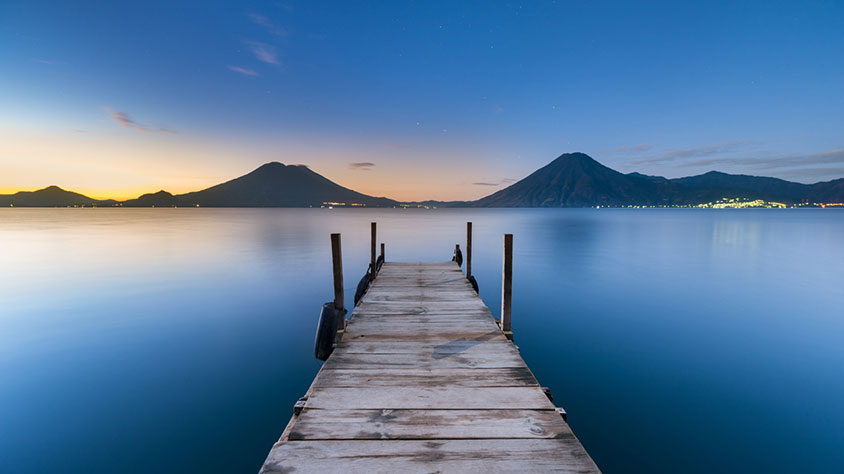
#> input picture Lab1/atitlan.jpg, 844 x 474 px
$ jupyter execute --allow-errors Lab1.ipynb
#> lines starting #> are read from the running program, lines starting #| are printed output that depends on the picture
# Importing Libraries

[cell 1]
import cv2
import numpy as np
import sys

#Image to be used for all problems

# Problem 1: Extracting each RGB channel from image

[cell 2]
def channels(image,color):
#> called with image = 'atitlan.jpg', color = 3
    imgStr = image
    img =cv2.imread(imgStr)
#> img is the input picture: shape (474, 844, 3); mean B, G, R 159.9, 124.7, 90.1
    height = img.shape[0]
#> height = 474
    width = img.shape[1]
#> width = 844
    channels = img.shape[2]
#> channels = 3
    out = np.zeros((height,width,3))

    if color == 1:
        for i in range(height):
            for j in range(width):
                pixel = img[i,j]


                blue = pixel[0]
                out[i,j]=[blue,0,0]
        cv2.imshow("blue channel",out)
        print("azul")


    elif color == 2:
        for i in range(height):
            for j in range(width):
                pixel = img[i,j]


                green = pixel[1]
                out[i,j]=[0,green,0]
        cv2.imshow("green channel",out)
        print("verde")

    elif color == 3:
        for i in range(height):
            for j in range(width):
                pixel = img[i,j]


                red = pixel[2]
                out[i,j]=[0,0,red]
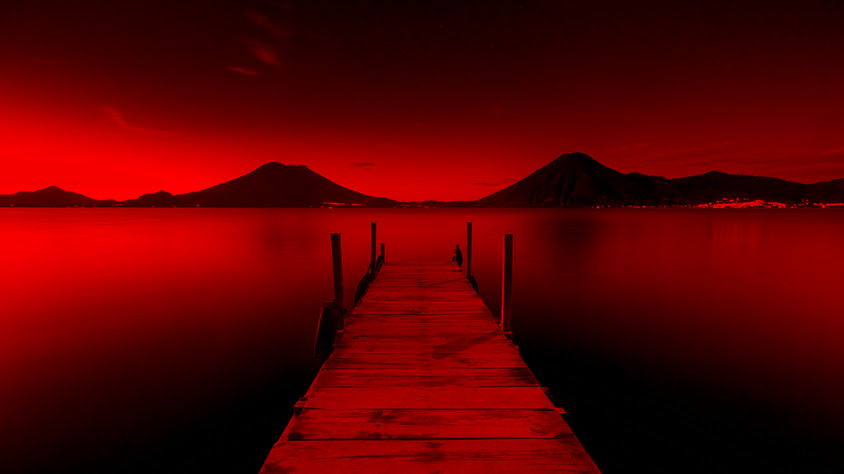
#> out: shape (474, 844, 3) float64; mean B, G, R 0, 0, 90.1
        cv2.imshow("red channel",out)
        print("rojo")

    elif color == 10:
        for i in range(height):
            for j in range(width):
                pixel = img[i,j]


                green = pixel[1]
                red = pixel[2]
                out[i,j]=[0,green,red]
        cv2.imshow("green and red channel",out)


        print("rojo y verde")
    elif color == 20:
        for i in range(height):
            for j in range(width):
                pixel = img[i,j]


                green = pixel[1]
                blue = pixel[0]
                out[i,j]=[blue,green,0]
        cv2.imshow("green and blue channel",out)
        print("verde y azul")
    elif color == 30:
        for i in range(height):
            for j in range(width):
                pixel = img[i,j]


                blue = pixel[0]
                red = pixel[2]
                out[i,j]=[blue,0,red]
        cv2.imshow("blue and red channel",out)
        print("azul y rojo")
    else:
        print("try again")

    cv2.waitKey(0)
    cv2.destroyAllWindows()
    sys.exit()

#> (a cell that did not finish here is left out)

## Problem 3: Image creation from RGB components

[cell 4]
salida_azul = "imagen2\imagen2_salida_gray_azul.jpg"
salida_rojo ="imagen2\imagen2_salida_gray_rojo.jpg"
salida_verde ="imagen2\imagen2_salida_gray_verde.jpg"
salida_azul1 = "imagen1\imagen1_salida_gray_azul.jpg"
salida_rojo1 ="imagen1\imagen1_salida_gray_rojo.jpg"
salida_verde1 ="imagen1\imagen1_salida_gray_verde.jpg"


img_azul = cv2.imread(salida_azul)
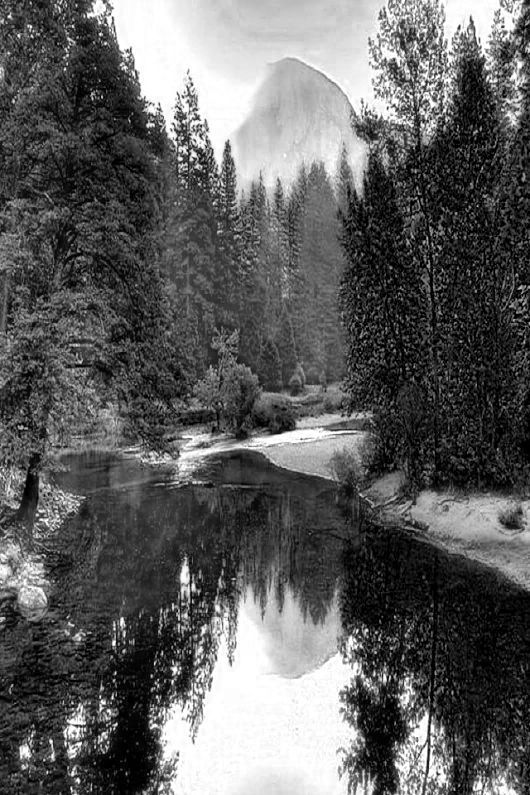
#> input picture Lab1/imagen2/imagen2_salida_gray_azul.jpg, 530 x 795 px, found by its file name
#> img_azul is the input picture: shape (795, 530, 3); min 0, max 255, mean 95.1
img_verde = cv2.imread(salida_verde)
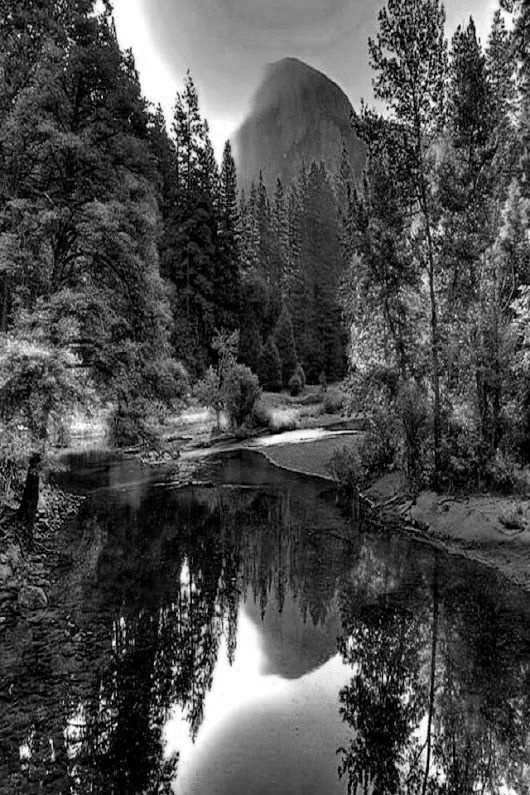
#> input picture Lab1/imagen2/imagen2_salida_gray_verde.jpg, 530 x 795 px, found by its file name
#> img_verde is the input picture: shape (795, 530, 3); min 0, max 255, mean 75.3
img_rojo = cv2.imread(salida_rojo)
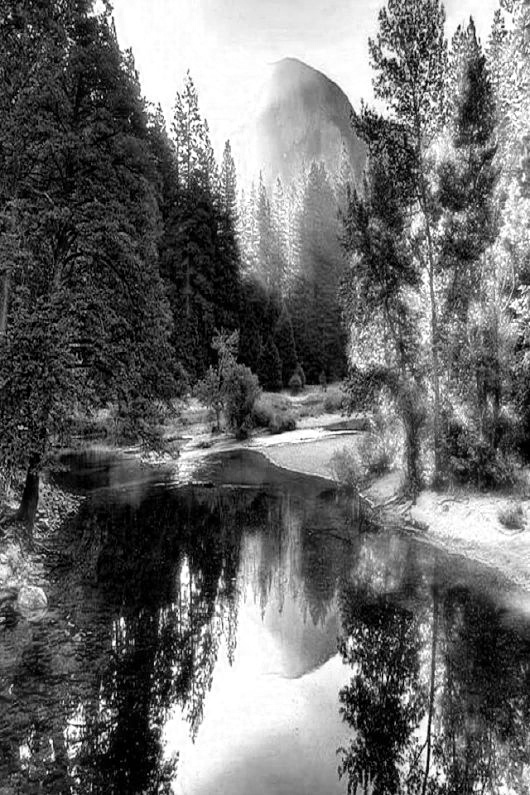
#> input picture Lab1/imagen2/imagen2_salida_gray_rojo.jpg, 530 x 795 px, found by its file name
#> img_rojo is the input picture: shape (795, 530, 3); min 0, max 255, mean 106.5

[cell 5]
def image_creation(blue_image,green_image,red_image):
#> called with blue_image = 'imagen2\\imagen2_salida_gray_azul.jpg', green_image = 'imagen2\\imagen2_salida_gray_verde.jpg', red_image = 'imagen2\\imagen2_salida_gray_rojo.jpg'
    blue = cv2.imread(blue_image)
    green = cv2.imread(green_image)
    red = cv2.imread(red_image)
    RGB = np.zeros((blue.shape[0], blue.shape[1], blue.shape[2]),)
    ##slicing to avoid for loops
    RGB[:,:,0] = blue[:,:,0]
    RGB[:,:,1] = green[:,:,0]
    RGB[:,:,2] = red[:,:,0]

    cv2.imwrite("resultado.jpg",RGB)
    image = cv2.imread("resultado.jpg")
    cv2.imshow('Resultado',image)


    cv2.waitKey(0)
    cv2.destroyAllWindows()
    sys.exit()

#> (a cell that did not finish here is left out)

#> (a cell that did not finish here is left out)

#> call 2 of image_creation, with blue_image = 'imagen1\\imagen1_salida_gray_azul.jpg', green_image = 'imagen1\\imagen1_salida_gray_verde.jpg', red_image = 'imagen1\\imagen1_salida_gray_rojo.jpg'
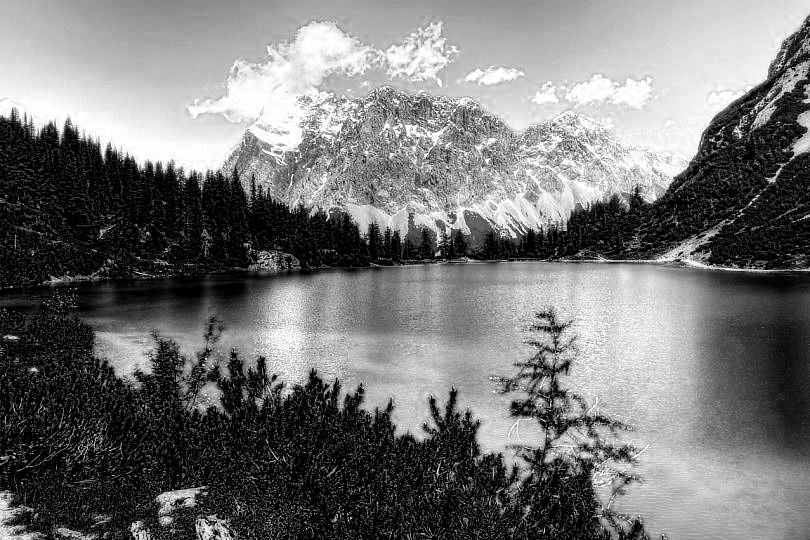
#> input picture Lab1/imagen1/imagen1_salida_gray_azul.jpg, 810 x 540 px, found by its file name
#> in image_creation, blue is the input picture: shape (540, 810, 3); min 0, max 255, mean 118.1
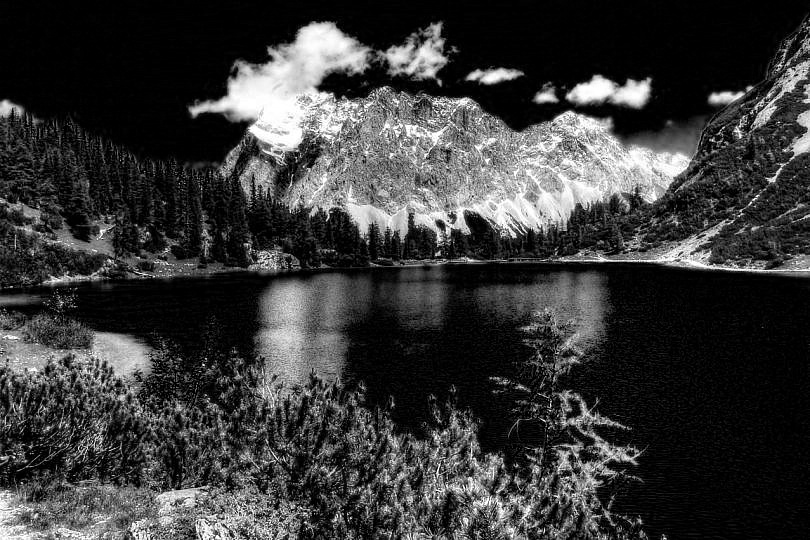
#> input picture Lab1/imagen1/imagen1_salida_gray_rojo.jpg, 810 x 540 px, found by its file name
#> in image_creation, red is the input picture: shape (540, 810, 3); min 0, max 255, mean 57.5

## Problem 3: Image decomposition to gray_scale mapping each RGB channel to complementary channels

[cell 8]
def image_decomposition(img):
#> called with img = 'atitlan.jpg'
    image = cv2.imread(img)

    blue  = np.zeros((image.shape[0], image.shape[1], 3), "uint8")
    green = np.zeros((image.shape[0], image.shape[1], 3), "uint8")
    red   = np.zeros((image.shape[0], image.shape[1], 3), "uint8")

    #### blue gray scale
    blue[:,:,0] = image[:,:,0]
#> blue: shape (474, 844, 3)
    blue[:,:,1] = image[:,:,0]
    blue[:,:,2] = image[:,:,0]

    #### green gray scale
    green[:,:,0] = image[:,:,1]
    green[:,:,1] = image[:,:,1]
    green[:,:,2] = image[:,:,1]
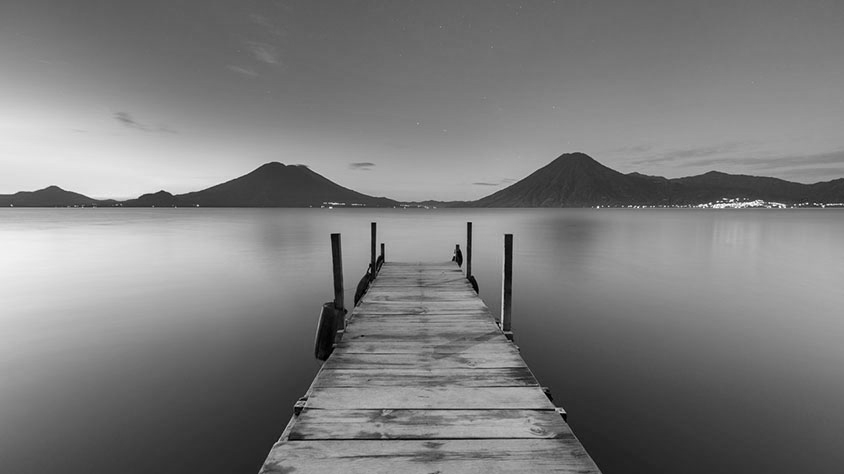
#> green: shape (474, 844, 3); min 0, max 255, mean 124.7

     ####red gray scale
    red[:,:,0] = image[:,:,1]
    red[:,:,1] = image[:,:,1]
    red[:,:,2] = image[:,:,1]

    ####writing the images to disk

    ###green gray scale image
    cv2.imwrite("green_scale.jpg",green)
    green_scale = cv2.imread("green_scale.jpg")
#> green_scale: shape (474, 844, 3); min 0, max 255, mean 124.7
    cv2.imshow('green gray scale',green_scale)

    ###blue gray scale image
    cv2.imwrite("blue_scale.jpg",blue)
    blue_scale = cv2.imread("blue_scale.jpg")
#> blue_scale: shape (474, 844, 3); min 0, max 255, mean 159.9
    cv2.imshow('blue gray scale',blue_scale)

    ###red gray scale image
    cv2.imwrite("red_scale.jpg",red)
    red_scale = cv2.imread("red_scale.jpg")
    cv2.imshow('red gray scale',red_scale)


    cv2.waitKey(0)
    cv2.destroyAllWindows()
    sys.exit()

#> (a cell that did not finish here is left out)

### gray scale image using blue pixels

### gray scale image using red pixels

### gray scale image using green pixels

## Problem 4: Histograms of RGB Channels

[cell 10]
import matplotlib.pyplot as plt

[cell 11]
imgStr = "atitlan.jpg"
img = cv2.imread(imgStr)

[cell 12]
vals = img.mean(axis=0).flatten()
#> vals = 2532 values, max 198 at index 0, min 44.54 at index 1760, mean 124.9
counts, bins = np.histogram(vals, range(257))
#> counts = 256 values, max 48 at index 156, min 0 at index 0, mean 9.89; bins = 257 values from 0 to 256
# plot histogram centered on values 0..255
plt.bar(bins[:-1] - 0.5, counts, width=1, edgecolor='none')
plt.xlim([-0.5, 255.5])
plt.show()
#> figure, not shown here; tallest bar 48 high, from x = 155 to 156

[cell 13]
img_blue = img[:,:,2].flatten()
counts, bins = np.histogram(img_blue, range(257))
#> counts = 256 values, max 13753 at index 0, min 247 at index 251, mean 1562.7
plt.bar(bins[:-1] - 0.5, counts, width=1, edgecolor='none')
plt.xlim([-0.5, 255.5])
plt.show()
#> figure, not shown here; tallest bar 13753 high, from x = -1 to 0

[cell 14]
img_blue = img[:,:,2]
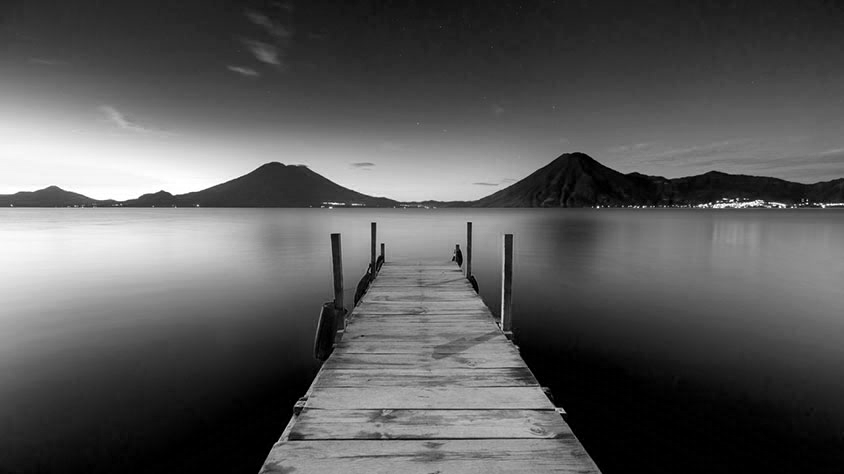
#> img_blue: shape (474, 844); min 0, max 255, mean 90.1
img_blue

[cell 15]
def image_histogram(img):
#> called with img = 'atitlan.jpg'
    image = cv2.imread(img)
    blue_component = image[:,:,0].flatten()
    green_component = image[:,:,1].flatten()
    red_component = image[:,:,2].flatten()
    #gray_scale_component = (blue_component + green_component + red_component)/3
    gray_scale_component = np.mean( np.array([ blue_component, red_component, green_component]), axis= 0 )
    #print(blue_component[1],red_component[1],green_component[1],gray_scale_component[1])

    ####blue histogram####
    blue_counts, blue_bins = np.histogram(blue_component, range(257))
#> blue_counts = 256 values, max 6697 at index 176, min 0 at index 240, mean 1562.7; blue_bins = 257 values from 0 to 256
    plt.bar(blue_bins[:-1] - 0.5, blue_counts, width=1, edgecolor='none',color='blue')
    plt.xlim([-0.5, 255.5])
    plt.axvline(blue_component.mean(), color='k', linestyle='dashed', linewidth=2)
    plt.title("Blue Channel Histogram")
    plt.show()
#> figure, not shown here; tallest bar 6697 high, from x = 175 to 176

    ####green histogram####
    green_counts, green_bins = np.histogram(green_component, range(257))
#> green_counts = 256 values, max 4421 at index 109, min 0 at index 242, mean 1562.7; green_bins = 257 values from 0 to 256
    plt.bar(green_bins[:-1] - 0.5, green_counts, width=1, edgecolor='none', color='green')
    plt.axvline(green_component.mean(), color='k', linestyle='dashed', linewidth=2)
    plt.xlim([-0.5, 255.5])
    plt.title("Green Channel Histogram")
    plt.show()
#> figure, not shown here; tallest bar 4421 high, from x = 108 to 109


     ####red histogram####
    red_counts, red_bins = np.histogram(red_component, range(257))
#> red_counts has the same summary as counts outside image_histogram; red_bins = 257 values from 0 to 256
    plt.bar(red_bins[:-1] - 0.5, red_counts, width=1, edgecolor='none',color='red')
    plt.axvline(red_component.mean(), color='k', linestyle='dashed', linewidth=2)
    plt.xlim([-0.5, 255.5])
    plt.title("Red Channel Histogram")
    plt.show()
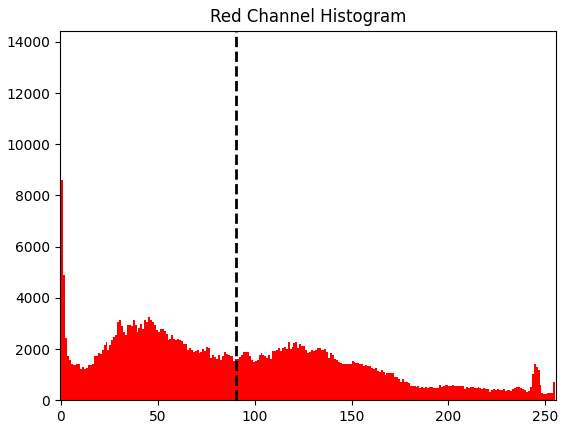
#> figure drawn by matplotlib, 1 panel; tallest bar 13753 high, from x = -1 to 0

    ####gray_scale histogram####
    gray_scale_counts, gray_scale_bins = np.histogram(gray_scale_component, range(257))
#> gray_scale_counts = 256 values, max 4214 at index 157, min 0 at index 243, mean 1562.7; gray_scale_bins = 257 values from 0 to 256
    plt.bar(gray_scale_bins[:-1] - 0.5, gray_scale_counts, width=1, edgecolor='none',color ='gray')
    plt.axvline(gray_scale_component.mean(), color='k', linestyle='dashed', linewidth=2)
    plt.xlim([-0.5, 255.5])
    plt.title("Grayscale Channel Histogram")
    plt.show()
#> figure, not shown here; tallest bar 4214 high, from x = 156 to 157

[cell 16]
image_histogram("atitlan.jpg")

## Problem 5 : Weighted Gray Scale using the Luminosity Method

Since red color has more wavelength of all the three colors, and green is the color that has not only less wavelength then red color but also green is the color that gives more soothing effect to the eyes.

It means that we have to decrease the contribution of red color, and increase the contribution of the green color, and put blue color contribution in between these two.

So the new equation that form is:

New grayscale image = ( (0.3 * R) + (0.59 * G) + (0.11 * B) ).

According to this equation, Red has contribute 30%, Green has contributed 59% which is greater in all three colors and Blue has contributed 11%

[cell 17]
def gray_scale(img):
#> called with img = 'atitlan.jpg'
    image = cv2.imread(img)
    blue_component = image[:,:,0]
    green_component = image[:,:,1]
    red_component = image[:,:,2]

    gray_scale_component = (0.11*blue_component + 0.59*green_component + 0.3*red_component)


    ####gray_scale histogram####
    gray_scale_counts, gray_scale_bins = np.histogram(gray_scale_component, range(257))
#> gray_scale_counts = 256 values, max 3973 at index 92, min 0 at index 244, mean 1562.7; gray_scale_bins = 257 values from 0 to 256
    plt.bar(gray_scale_bins[:-1] - 0.5, gray_scale_counts, width=1, edgecolor='none',color ='gray')
    plt.axvline(gray_scale_component.mean(), color='k', linestyle='dashed', linewidth=2)
    plt.xlim([-0.5, 255.5])
    plt.title("Weighted Grayscale Channel Histogram")
    plt.show()
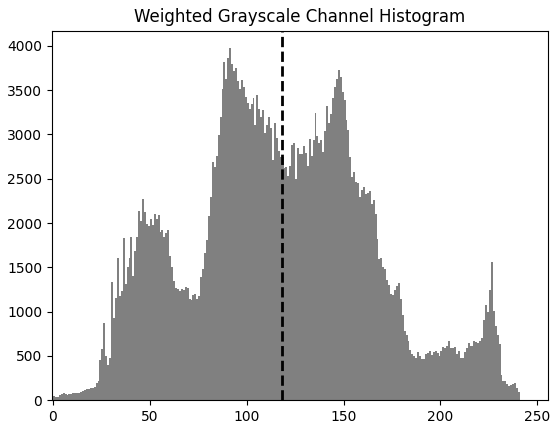
#> figure drawn by matplotlib, 1 panel; tallest bar 3973 high, from x = 91 to 92


    cv2.imwrite("gray_scale_weighted.jpg",gray_scale_component)
    gray_image = cv2.imread("gray_scale_weighted.jpg")
#> gray_image: shape (474, 844, 3); min 0, max 255, mean 118.3
    cv2.imshow('Weighted grayscale image',gray_image)
    cv2.waitKey(0)
    cv2.destroyAllWindows()
    sys.exit()
